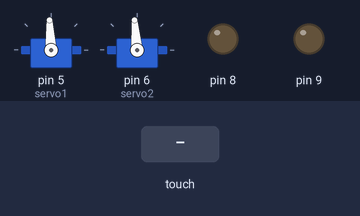
Recording of a sketch running on a simulated Arduino Uno, built with avr-gcc and run on an emulated ATmega328P. Parts: 2 × servo, output pins drawn as LEDs (lit = HIGH). Inputs (shaded band) come from the test bench. What the sketch prints to the serial monitor is not drawn.

Above: at 1.3 s.
1.4 s: touch panel pressed at 13 % / 10 % of its raw x / y range
At 2.8 s:
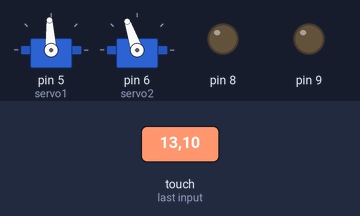
3.2 s: touch panel pressed at 38 % / 10 % of its raw x / y range
At 3.43 s:
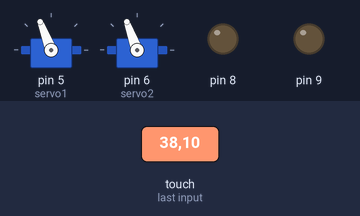
5.0 s: touch panel pressed at 13 % / 70 % of its raw x / y range
At 5.23 s:
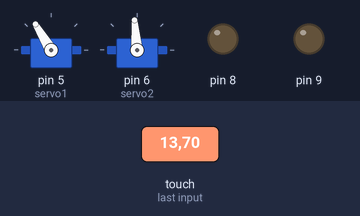
6.8 s: touch panel pressed at 38 % / 70 % of its raw x / y range
At 8.1 s:
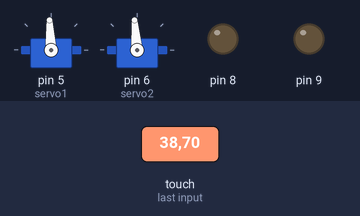
Timing chart, 0 to 9.6 s (numbered marks = the images above; inputs shaded):
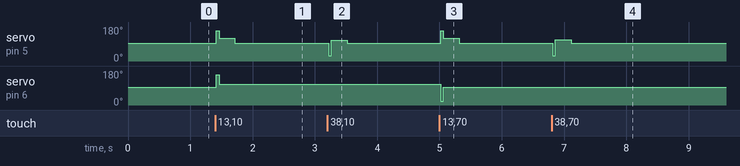

Measured:
- after the input at 1.4 s, servo on pin 5 (servo1): 93° → 120° at once, → 93° 0.29 s later; servo on pin 6 (servo2): 95° → 109° at once
- after the input at 3.2 s, servo on pin 5 (servo1): 93° → 111° at once, → 93° 0.29 s later; servo on pin 6 (servo2): 109° → 110° after 0.06 s
- after the input at 5.0 s, servo on pin 5 (servo1): 93° → 121° at once, → 93° 0.29 s later; servo on pin 6 (servo2): 110° → 95° at once
- after the input at 6.8 s, servo on pin 5 (servo1): 93° → 112° at once, → 93° 0.29 s later

The sketch:

proyecto.ino
```cpp
/////////Ball and Plate///////////////////////////////
/*
BALL AND PLATE PID CONTROL
*/
//////////////////////////////////////////////////////
///Libraries///
#include <PID_v1.h>
#include <stdint.h>
#include "TouchScreen.h"
#include <SPI.h>
#include <Wire.h>

#include<Servo.h>
// Definitions TOUCH PINS
#define YP A0 //0
#define XM A1 //1
#define YM 3  //3
#define XP 4 //4
TouchScreen ts = TouchScreen(XP, YP, XM, YM, 300);
int buttonPushCounter = 1;   // counter for the number of button presses
int lastButtonState = 0;     // previous state of the button
int flag , flagZ ;


float xVal , yVal ;
int cCount=0;
int flagC=0;
int flagK=0;
float kk=0;
int fl=0;
double l =0.00;
unsigned int noTouchCount = 0; //viariable for noTouch
double  k=0;
// PID values
double Setpoint, Input, Output; //for X
double Setpoint1, Input1, Output1; //for Y
//
int Modulo;
long lastcas=0;
// servos variables
Servo servo1; //X axis
Servo servo2; //Y axis

uint16_t homeX = 550;            // raw data value for center of touchscreen
uint16_t homeY = 550;            // raw data value for center of touchscreen

float convertX = 151.0 / 955.0;  // converts raw x values to mm. found through manual calibration
float convertY = 91.0 / 927.0;   // converts raw y values to mm. found through manual calibration
/////TIME SAMPLE
int Ts = 50;
unsigned long Stable=0;
//PID const
float Kp = 0.3;
float Ki = 0.03;
float Kd = 0.13;

float Kp1 = 0.3;
float Ki1 = 0.08;
float Kd1 = 0.13;
long cas=0;
//INIT PID
PID myPID(&Input, &Output, &Setpoint, Kp, Ki, Kd, DIRECT);
PID myPID1(&Input1, &Output1, &Setpoint1,Kp1,Ki1,Kd1, DIRECT);

void setup()
{
  servo1.attach(5);
  servo2.attach(6);
  Output=95;
  Output1=95;
  servo1.write(Output);
  servo2.write(Output1);


  //INIT PINS
  pinMode(9, OUTPUT);
  pinMode(8, OUTPUT);
  digitalWrite(9,LOW); //LED INIT
  digitalWrite(8,LOW);

  Serial.begin(115200);

  //INIT OF TOUSCHSCREEN
   TSPoint p = ts.getPoint();
 Input=120;
 Input1=65;
  //INIT SETPOINT
  Setpoint=120;
  Setpoint1=65;
  //// Make plate flat
  servo1.attach(5);
  servo2.attach(6);
  Output=95;
  Output1=95;
  servo1.write(Output);
  servo2.write(Output1);

  //Zapnutie PID
  myPID.SetMode(AUTOMATIC);
  myPID.SetOutputLimits(20, 160);
  myPID1.SetMode(AUTOMATIC);
  myPID1.SetOutputLimits(20, 160);
  // TIME SAMPLE
  myPID1.SetSampleTime(Ts);
  myPID.SetSampleTime(Ts);
  /////
  delay(100);


  ///
 }

void loop()
{
  while(Stable<125) //REGULATION LOOP
  {
   TSPoint p = ts.getPoint();   //measure pressure on plate
   if (p.z > ts.pressureThreshhold) //ball is on plate
   {
      servo1.attach(5); //connect servos
      servo2.attach(6);

      noTouchCount = 0;
      TSPoint p = ts.getPoint(); // measure actual position
      Input=(p.x * convertX);  // read and convert X coordinate
      Input1=(p.y * convertY); // read and convert Y coordinate

          if((Input>Setpoint-2 && Input<Setpoint+2 && Input1>Setpoint1-2 && Input1<Setpoint1+2))//if ball is close to setpoint
          {
              Stable=Stable+1; //increment STABLE
              digitalWrite(9,HIGH);

          }
          else
          {
              digitalWrite(9,LOW);
          }
       myPID.Compute();  //action control X compute
       myPID1.Compute(); //   action control  Y compute

  }
   else //if there is no ball on plate
  {
    noTouchCount++; //increment no touch count

    if(noTouchCount == 75)
    {
     noTouchCount++;
     Output=95; //make plate flat
     Output=93;
     servo1.write(Output);
     servo2.write(Output1);
    }
    if(noTouchCount == 150) //if there is no ball on plate longer
    {
     servo1.detach(); //detach servos
     servo2.detach();

    }
  }
  servo1.write(Output);//control
  servo2.write(Output1);//control
  Serial.print(Setpoint);   Serial.print(",");  Serial.print(Setpoint1);  Serial.print(",");  Serial.print(Input);Serial.print(","); Serial.println(Input1);

}////END OF REGULATION LOOP///

  servo1.detach();//detach servos
  servo2.detach();

 ///KONTROLA STABILITY////
 while(Stable==125)//if is stable
 { //still measure actual postiion

    TSPoint p = ts.getPoint();
     Input=(p.x * convertX);  //read X
      Input1=(p.y * convertY); //read Y
    if(Input<Setpoint-2 || Input>Setpoint+2 || Input1>Setpoint1+2 || Input1<Setpoint1-2  ) //if ball isnt close to setpoint
    {
      servo1.attach(5); //again attach servos
      servo2.attach(6);
      digitalWrite(9,LOW);
      Stable=0; //change STABLE state
    }

  }//end of STABLE LOOP
}//loop end

////////////////////////Functions//////////////////
```
